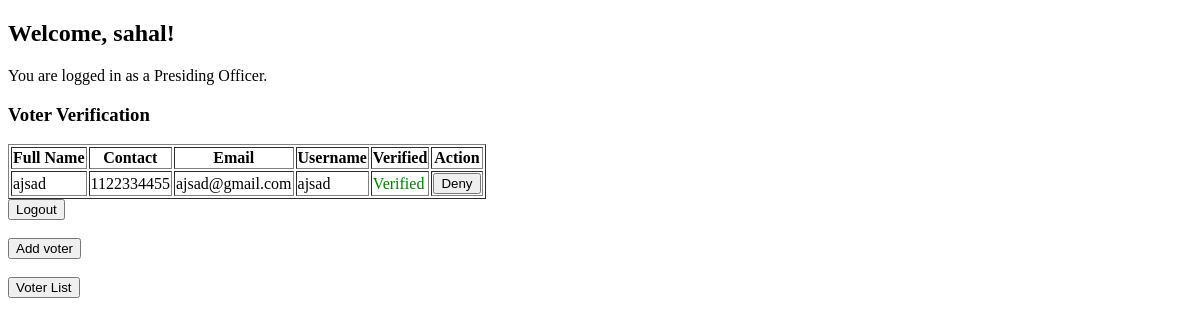
The app's page /presiding_officer/dashboard/ (signed in), older data.
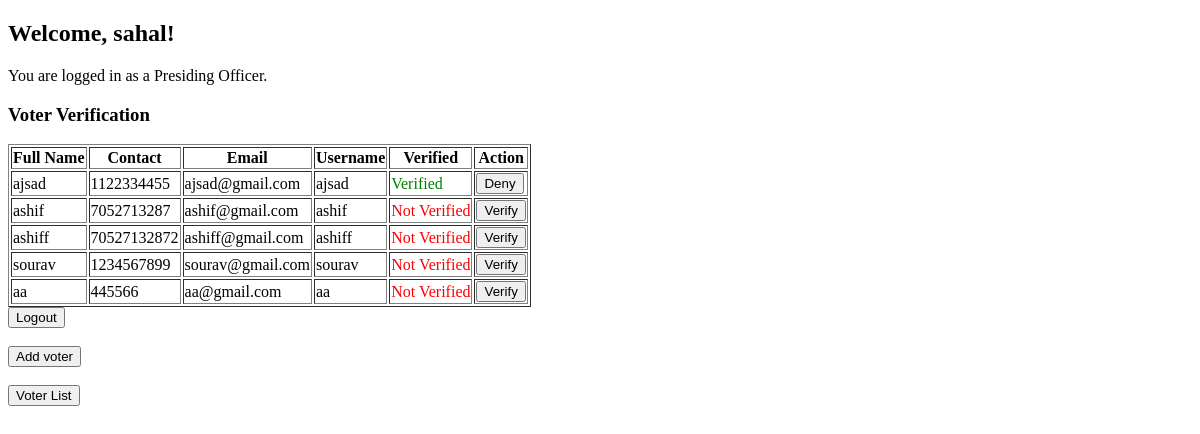
The same page, newer data.
### vote/models.py (models this page shows, shortened)
class VoterReg(models.Model):
    fullname = models.CharField(max_length=100)
    contact = models.IntegerField()
    email = models.EmailField()
    username = models.CharField(max_length=20, unique=True)
    password = models.CharField(max_length=20)
    verified = models.BooleanField(default=False)  # Field to track verification status

### vote/views.py (the view, shortened to what this page needs)
# urls.py: path('presiding_officer/dashboard/', views.presiding_officer_dashboard, name='presiding_officer_dashboard'),
def presiding_officer_dashboard(request):
    if 'officer_id' not in request.session:
        return redirect('login_presiding_officer')  # Redirect if not logged in
    officer = PresidingOfficer.objects.get(id=request.session['officer_id'])
    voters = VoterReg.objects.all()
    return render(request, 'presiding_officer_dashboard.html', {'officer': officer, 'voters': voters})

### vote/templates/presiding_officer_dashboard.html (shortened to what this page needs)
<!DOCTYPE html>
<html lang="en">
<head>
</head>
<body>
    <h2>Welcome, {{ officer.fullname }}!</h2>
    <p>You are logged in as a Presiding Officer.</p>
    <h3>Voter Verification</h3>
    <table border="1">
        <thead>
            <tr>
                <th>Full Name</th>
                <th>Contact</th>
                <th>Email</th>
                <th>Username</th>
                <th>Verified</th>
                <th>Action</th>
            </tr>
        </thead>
        <tbody>
            {% for voter in voters %}
            <tr>
                <td>{{ voter.fullname }}</td>
                <td>{{ voter.contact }}</td>
                <td>{{ voter.email }}</td>
                <td>{{ voter.username }}</td>
                <td>
                    {% if voter.verified %}
                        <span style="color: green;">Verified</span>
                    {% else %}
                        <span style="color: red;">Not Verified</span>
                    {% endif %}
                </td>
                <td>
                    <form method="POST">
                        {% if not voter.verified %}
                            <button type="submit" name="action" value="verify">Verify</button>
                        {% else %}
                            <button type="submit" name="action" value="deny">Deny</button>
                        {% endif %}
                    </form>
                </td>
            </tr>
            {% endfor %}
        </tbody>
    </table>
    <a href="{% url 'index' %}">
        <button>Logout</button>
    </a><br><br>
    <a href="{% url 'register' %}">
        <button>Add voter</button>
    </a><br><br>
    <a href="{% url 'voters_list' %}">
        <button>Voter List</button>
    </a>
</body>
</html>

Row changes from the older to the newer data that the page shows:
added VoterReg: fullname "ashif", contact "7052713287", email "ashif@gmail.com", username "ashif", verified "Not Verified"
added VoterReg: fullname "ashiff", contact "70527132872", email "ashiff@gmail.com", username "ashiff", verified "Not Verified"
added VoterReg: fullname "sourav", contact "1234567899", email "sourav@gmail.com", username "sourav", verified "Not Verified"
added VoterReg: fullname "aa", contact "445566", email "aa@gmail.com", username "aa", verified "Not Verified"
